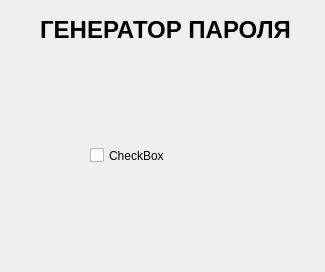
<?xml version="1.0" encoding="UTF-8"?>
<ui version="4.0">
 <class>Form</class>
 <widget class="QWidget" name="Form">
  <property name="geometry">
   <rect>
    <x>0</x>
    <y>0</y>
    <width>325</width>
    <height>272</height>
   </rect>
  </property>
  <property name="windowTitle">
   <string>Form</string>
  </property>
  <widget class="QLabel" name="gener">
   <property name="geometry">
    <rect>
     <x>40</x>
     <y>10</y>
     <width>251</width>
     <height>41</height>
    </rect>
   </property>
   <property name="styleSheet">
    <string notr="true">font: 63 12pt &quot;Proxima Nova Lt&quot;;
</string>
   </property>
   <property name="text">
    <string>&lt;html&gt;&lt;head/&gt;&lt;body&gt;&lt;p align=&quot;center&quot;&gt;&lt;span style=&quot; font-size:18pt; font-weight:600;&quot;&gt;ГЕНЕРАТОР ПАРОЛЯ&lt;/span&gt;&lt;/p&gt;&lt;/body&gt;&lt;/html&gt;</string>
   </property>
  </widget>
  <widget class="QCheckBox" name="checkBox">
   <property name="geometry">
    <rect>
     <x>90</x>
     <y>140</y>
     <width>91</width>
     <height>31</height>
    </rect>
   </property>
   <property name="styleSheet">
    <string notr="true">:checked+label::before{font: 63 10pt &quot;Proxima Nova Lt&quot;;
color: #3A3A3A;
padding: 3px;}</string>
   </property>
   <property name="text">
    <string>CheckBox</string>
   </property>
  </widget>
 </widget>
 <resources/>
 <connections/>
</ui>
